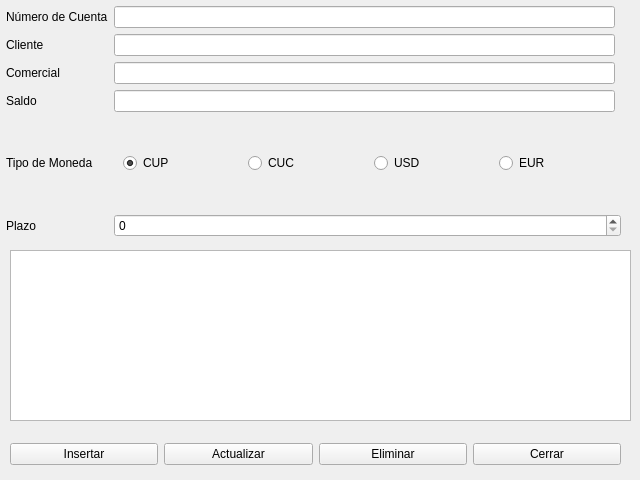
<?xml version="1.0" encoding="UTF-8"?>
<ui version="4.0">
 <class>Form</class>
 <widget class="QWidget" name="Form">
  <property name="geometry">
   <rect>
    <x>0</x>
    <y>0</y>
    <width>640</width>
    <height>480</height>
   </rect>
  </property>
  <property name="minimumSize">
   <size>
    <width>640</width>
    <height>480</height>
   </size>
  </property>
  <property name="maximumSize">
   <size>
    <width>640</width>
    <height>480</height>
   </size>
  </property>
  <property name="windowTitle">
   <string>Cuentas de Plazo Fijo</string>
  </property>
  <widget class="QWidget" name="widget" native="true">
   <property name="geometry">
    <rect>
     <x>6</x>
     <y>6</y>
     <width>621</width>
     <height>231</height>
    </rect>
   </property>
   <layout class="QGridLayout" name="gridLayout" columnstretch="0,0,0,0,0">
    <item row="1" column="0">
     <widget class="QLabel" name="label_2">
      <property name="text">
       <string>Cliente</string>
      </property>
     </widget>
    </item>
    <item row="3" column="2">
     <widget class="QLineEdit" name="txt_saldo"/>
    </item>
    <item row="4" column="2" colspan="3">
     <widget class="QWidget" name="widget_3" native="true">
      <layout class="QHBoxLayout" name="horizontalLayout">
       <item>
        <widget class="QRadioButton" name="rbtn_cup">
         <property name="text">
          <string>CUP</string>
         </property>
         <property name="checked">
          <bool>true</bool>
         </property>
        </widget>
       </item>
       <item>
        <widget class="QRadioButton" name="rbtn_cuc">
         <property name="text">
          <string>CUC</string>
         </property>
        </widget>
       </item>
       <item>
        <widget class="QRadioButton" name="rbtn_usd">
         <property name="text">
          <string>USD</string>
         </property>
        </widget>
       </item>
       <item>
        <widget class="QRadioButton" name="rbtn_eur">
         <property name="text">
          <string>EUR</string>
         </property>
        </widget>
       </item>
      </layout>
     </widget>
    </item>
    <item row="0" column="0">
     <widget class="QLabel" name="label">
      <property name="text">
       <string>Número de Cuenta</string>
      </property>
     </widget>
    </item>
    <item row="3" column="0">
     <widget class="QLabel" name="label_10">
      <property name="text">
       <string>Saldo</string>
      </property>
     </widget>
    </item>
    <item row="0" column="2">
     <widget class="QLineEdit" name="txt_num_cuenta"/>
    </item>
    <item row="2" column="0">
     <widget class="QLabel" name="label_5">
      <property name="text">
       <string>Comercial</string>
      </property>
     </widget>
    </item>
    <item row="1" column="2">
     <widget class="QLineEdit" name="txt_cliente"/>
    </item>
    <item row="2" column="2">
     <widget class="QLineEdit" name="txt_comercial"/>
    </item>
    <item row="4" column="0">
     <widget class="QLabel" name="label_3">
      <property name="text">
       <string>Tipo de Moneda</string>
      </property>
     </widget>
    </item>
    <item row="7" column="0">
     <widget class="QLabel" name="label_7">
      <property name="text">
       <string>Plazo</string>
      </property>
     </widget>
    </item>
    <item row="7" column="2" colspan="2">
     <widget class="QSpinBox" name="spn_plazo"/>
    </item>
   </layout>
  </widget>
  <widget class="QTableWidget" name="tabla">
   <property name="geometry">
    <rect>
     <x>10</x>
     <y>250</y>
     <width>621</width>
     <height>171</height>
    </rect>
   </property>
   <property name="editTriggers">
    <set>QAbstractItemView::NoEditTriggers</set>
   </property>
   <property name="sortingEnabled">
    <bool>true</bool>
   </property>
  </widget>
  <widget class="QWidget" name="layoutWidget">
   <property name="geometry">
    <rect>
     <x>10</x>
     <y>440</y>
     <width>611</width>
     <height>29</height>
    </rect>
   </property>
   <layout class="QHBoxLayout" name="horizontalLayout_2">
    <item>
     <widget class="QPushButton" name="btn_insertar">
      <property name="text">
       <string>Insertar</string>
      </property>
     </widget>
    </item>
    <item>
     <widget class="QPushButton" name="btn_actualizar">
      <property name="text">
       <string>Actualizar</string>
      </property>
     </widget>
    </item>
    <item>
     <widget class="QPushButton" name="btn_eliminar">
      <property name="text">
       <string>Eliminar</string>
      </property>
     </widget>
    </item>
    <item>
     <widget class="QPushButton" name="btn_cerrar">
      <property name="text">
       <string>Cerrar</string>
      </property>
     </widget>
    </item>
   </layout>
  </widget>
 </widget>
 <resources/>
 <connections/>
</ui>
